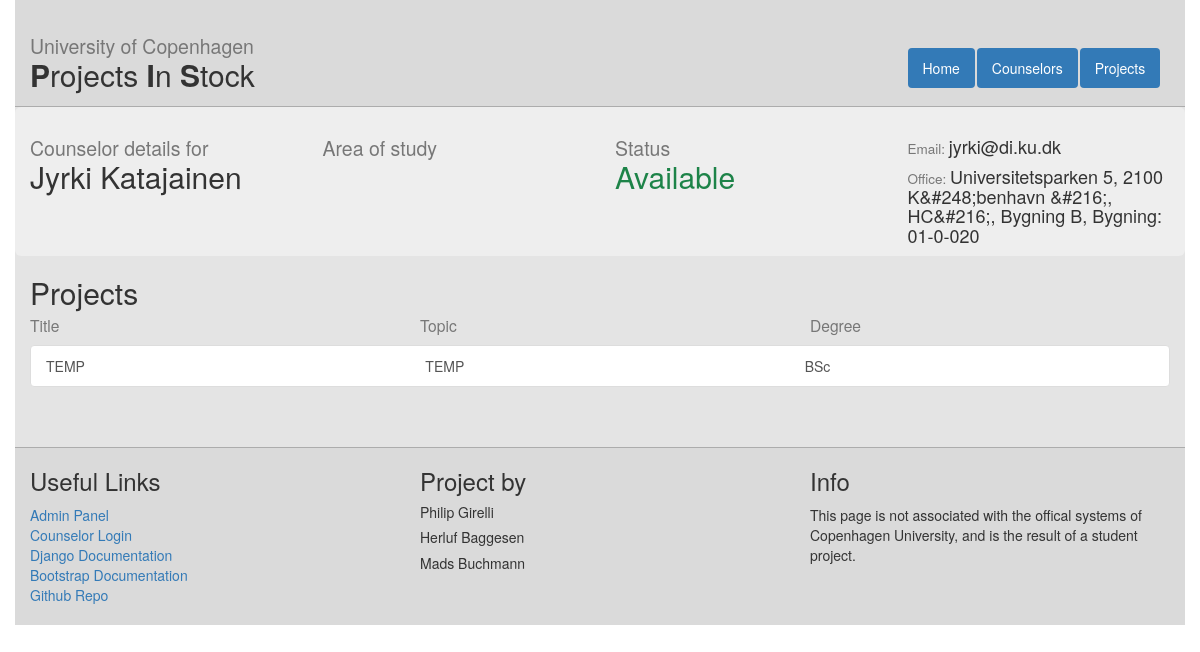
Page /counselors/221/ on the committed database.
### web/models.py (models this page shows, shortened)
class Counselor(models.Model):
    readonly_fields=('account_id',)
    name = models.CharField(max_length=255)
    email = models.EmailField()
    studyArea = models.CharField(max_length=255)
    office = models.CharField(max_length=255)
    projects = models.ManyToManyField(Project)
    url = models.URLField(default="NOURL")
    accountId = models.IntegerField(default=-1)
    statusChoices = (('Available','Available'),('Unavailable','Unavailable'))
    status = models.CharField(max_length=50, choices=statusChoices, default='Available')

class Project(models.Model):
    title = models.CharField(max_length = 120) #120 is up for discussion
    description = models.TextField()
    timestamp = models.DateTimeField(auto_now = False, auto_now_add = True)
    degreeChoices = (('BSc','Bachelor'),('MS','Masters'))
    degree = models.CharField(max_length = 5, choices = degreeChoices, default='BSc')
    topic = models.CharField(max_length = 120) #120 is up for discussion

### web/views.py (the view)
# urls.py: url(r'^counselors/(?P<counselor_id>[0-9]+)/$', views.counselor_detail, name="counselor_detail"),
def counselor_detail(request, counselor_id):
    counselor = get_object_or_404(Counselor, id=counselor_id)
    context = {
        'counselor': counselor
    }
    return render(request, 'web/counselor_detail.html', context)

### web/templates/web/counselor_detail.html (shortened to what this page needs)
{%extends "web/master.html" %}
{% block content%}
<div class="row info-box">
  <div class="col-md-3">
    <h2><small>Counselor details for</small><br />{{ counselor.name }}</h2>
  </div>
  <div class="col-md-3">
    <h2><small>Area of study</small><br />{{ counselor.study_area }}</h2>
  </div>
  <div class="col-md-3">
    <h2><small>Status</small><br />
        {% if counselor.status == "Available" %}
        <p class="colgreen">Available</p>
        {% else %}
        <p class="colred">Unavailable</p>
        {% endif %}
    </h2>
  </div>
  <div class="col-md-3">
    <br />
    <h4><small>Email:  </small>{{ counselor.email }}</h4>
    <h4><small>Office:  </small>{{ counselor.office }}</h4>
  </div>
</div>
  <h2>Projects</h2>
<div style="position: relative; top: -30px;">
  <div class="row">
    <div class="col-md-4">
      <h3><small>Title</small></h3>
    </div>
    <div class="col-md-4">
      <h3><small>Topic</small></h3>
    </div>
    <div class="col-md-4">
      <h3><small>Degree</small></h3>
    </div>
  </div>
  <div class="list-group" id="counselor_projects_list">
    {% for project in counselor.projects.all%}
    <a class="list-group-item" href="{% url 'project_detail' project.id %}">
      <div class="row">
        <div class="col-md-4">{{ project.title }}</div>
        <div class="col-md-4">{{ project.topic }}</div>
        <div class="col-md-4">{{ project.degree }}</div>
      </div>
    </a>
    {% endfor %}
  </div>
</div>
{% endblock %}

### web/static/web/style.css (style rules this page uses)
html, body { height : 100%; }
.info-box { background-color : #eee; border-radius: 6px; }

### web/templates/web/counselor_detail.html (style rules this page uses)
p.colgreen { color:#1D8348 }

### rows in the picture
Counselor: name "Jyrki Katajainen", email "jyrki@di.ku.dk", office "Universitetsparken 5, 2100 K&#248;benhavn &#216;, HC&#216;, Bygning B, Bygning: 01-0-020"
Project: title "TEMP", topic "TEMP", degree "BSc"
